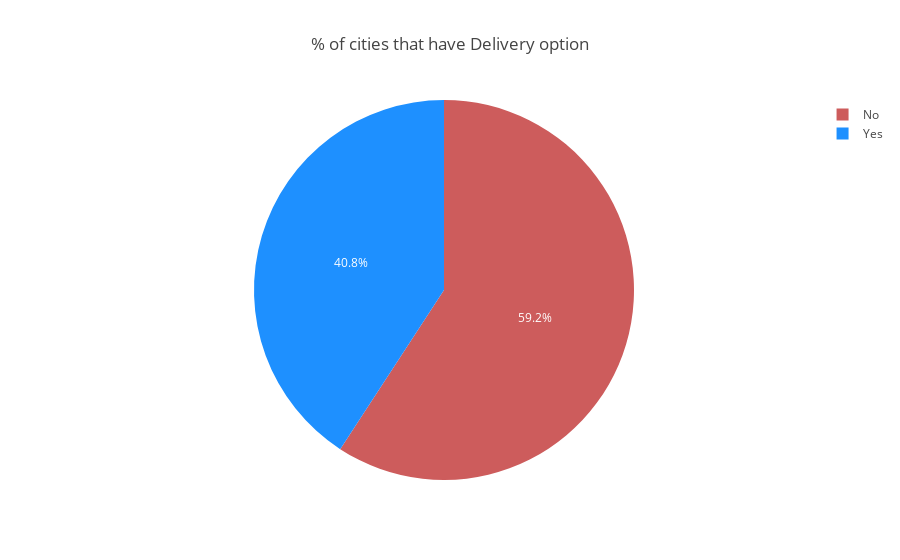

Write notebook code for a chart like this one.
### Markdown cell above
#### 3.7 Delivery presence

### Code cell
def cities_delicery_chart():
    #SA Pie chart delivery presence
    cities_delivery_option = ( df.loc[ : , ["city", "is_delivering_now"] ].groupby( ["city"] ).sum().reset_index() )

    
    # Labels and Values for Pie Chart
    cities_deliver_label = [ 'Yes', 'No' ]
    cities_deliver_values = [ cities_delivery_option[cities_delivery_option['is_delivering_now'] != 0].shape[0], 
                              cities_delivery_option[cities_delivery_option['is_delivering_now'] == 0].shape[0] ]

    # Pie chart
    fig = go.Figure(data=[go.Pie( labels=cities_deliver_label, 
                                  values=cities_deliver_values, 
                                  marker=dict(colors=['dodgerblue', 'indianred']) )])

    fig.update_layout( title_text='% of cities that have Delivery option', title_x=0.5 )

    return fig
    
cities_delicery_chart()

### Figure 1 — Plotly figure (JSON) as saved in the notebook; plotly's stock layout.template omitted (floating-point values rounded to 4 significant figures)
{"data": [{"labels": ["Yes", "No"], "marker": {"colors": ["dodgerblue", "indianred"]}, "type": "pie", "values": [51, 74]}], "layout": {"autosize": true, "title": {"text": "% of cities that have Delivery option", "x": 0.5}}}
